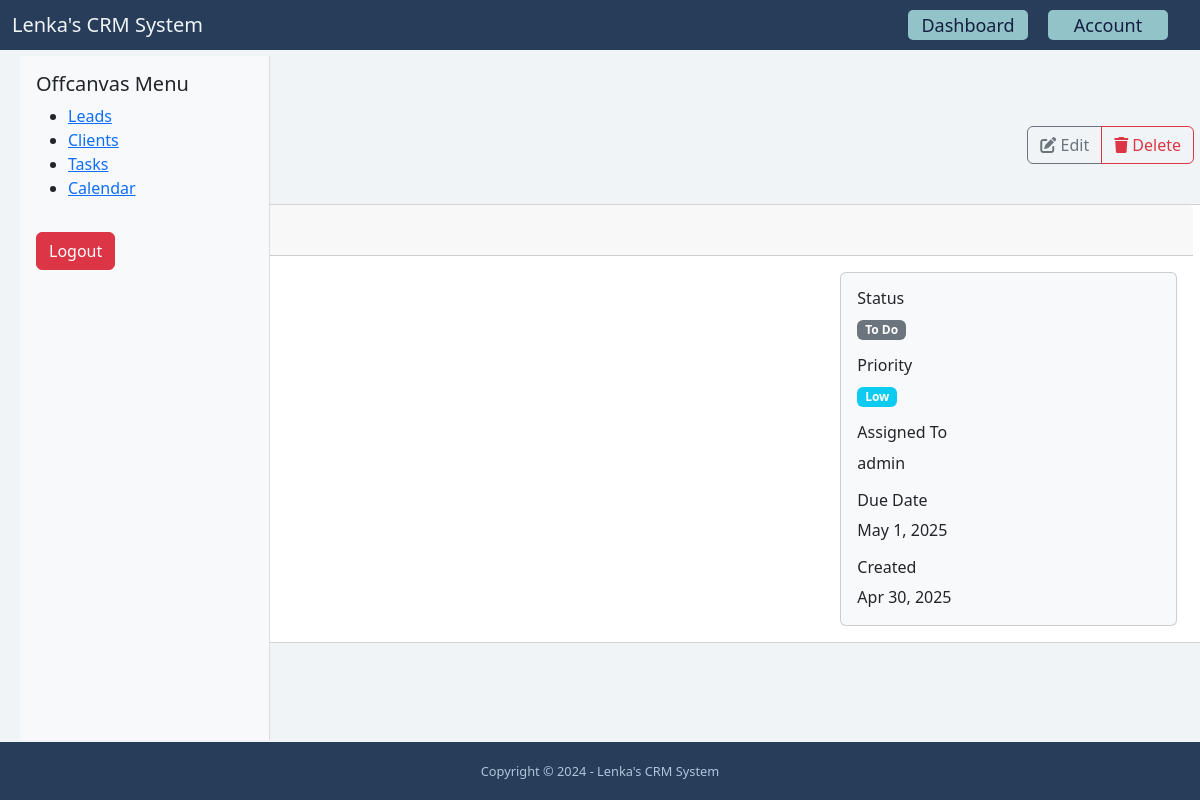
/dashboard/tasks/5/ (signed in), run on the app's committed database.
### task/models.py (models this page shows, shortened)
class Task(models.Model):
    PRIORITY_CHOICES = (
        ('low', 'Low'),
        ('medium', 'Medium'),
        ('high', 'High'),
    )
    STATUS_CHOICES = (
        ('todo', 'To Do'),
        ('in_progress', 'In Progress'),
        ('completed', 'Completed'),
        ('canceled', 'Canceled'),
    )
    title = models.CharField(max_length=255)
    description = models.TextField(blank=True, null=True)
    created_by = models.ForeignKey(User, related_name='tasks', on_delete=models.CASCADE)
    assigned_to = models.ForeignKey(User, related_name='assigned_tasks',
                                    on_delete=models.CASCADE,
                                    blank=True,
                                    null=True)
    lead = models.ForeignKey(Lead, related_name='tasks', on_delete=models.CASCADE, null=True, blank=True)
    client = models.ForeignKey(Client, related_name='tasks', null=True, blank=True, on_delete=models.CASCADE)
    priority = models.CharField(max_length=20, choices=PRIORITY_CHOICES, default='-')
    status = models.CharField(max_length=20, choices=STATUS_CHOICES, default='-')
    due_date = models.DateField(blank=True, null=True)
    created_at = models.DateTimeField(auto_now_add=True)
    updated_at = models.DateTimeField(auto_now=True)
    class Meta:
        ordering = ['-created_at']

### task/views.py (the view)
# urls.py: path('<int:pk>/', task_detail, name='task_detail'),
@login_required
def task_detail(request, pk):
    task = get_object_or_404(Task, pk=pk)
    return render(request, 'task/task_detail.html', {'task': task})

### task/templates/task/task_detail.html (shortened to what this page needs)
{% extends 'base.html' %}
{% load static %}
{% block content %}
{% include 'core/partials/offcanvas_menu.html' %}
<div class="container">
    <div class="row">
        <div class="col-lg-12">
            <div class="row justify-content-center w-100 my-lg-3 mx-lg-5">
                <div class="d-flex justify-content-between align-items-center mb-4">
                    <a href="{% url 'task:task_list' %}" class="btn btn-outline-secondary">
                    </a>
                    <div class="btn-group">
                        <a href="{% url 'task:task_edit' task.pk %}" class="btn btn-outline-secondary">
                            <i class="fas fa-edit"></i> Edit
                        </a>
                        <a href="{% url 'task:task_delete' task.pk %}" class="btn btn-outline-danger">
                            <i class="fas fa-trash"></i> Delete
                        </a>
                    </div>
                </div>
            </div>
            <div class="row justify-content-center w-100 my-lg-3 mx-lg-5">
                <div class="card">
                    <div class="card-header">
                        <h3 class="card-title mb-0">{{ task.title }}</h3>
                    </div>
                    <div class="card-body">
                        <div class="row">
                            <div class="col-md-8">
                                <div class="mb-4">
                                    <h5>Description</h5>
                                    <p class="text-muted">{{ task.description|linebreaks }}</p>
                                </div>
                                <div class="mb-4">
                                    <h5>Related To</h5>
                                    {% if task.lead %}
                                        <p>Lead: <a href="{% url 'lead:detail' task.lead.pk %}">{{ task.lead.first_name }} {{ task.lead.last_name }}</a></p>
                                    {% elif task.client %}
                                        <p>Client: <a href="{% url 'client:detail' task.client.pk %}">{{ task.client.first_name }} {{ task.client.last_name }}</a></p>
                                    {% else %}
                                        <p class="text-muted">No related items</p>
                                    {% endif %}
                                </div>
                            </div>
                            <div class="col-md-4">
                                <div class="card bg-light">
                                    <div class="card-body">
                                        <h6>Status</h6>
                                        {% if task.status == 'todo' %}
                                            <span class="badge bg-secondary">To Do</span>
                                        {% elif task.status == 'in_progress' %}
                                            <span class="badge bg-primary">In Progress</span>
                                        {% elif task.status == 'completed' %}
                                            <span class="badge bg-success">Completed</span>
                                        {% else %}
                                            <span class="badge bg-danger">Canceled</span>
                                        {% endif %}
                                        <h6 class="mt-3">Priority</h6>
                                        {% if task.priority == 'high' %}
                                            <span class="badge bg-danger">High</span>
                                        {% elif task.priority == 'medium' %}
                                            <span class="badge bg-warning">Medium</span>
                                        {% else %}
                                            <span class="badge bg-info">Low</span>
                                        {% endif %}
                                        <h6 class="mt-3">Assigned To</h6>
                                        {% if task.assigned_to %}
                                            <p class="mb-0">{{ task.assigned_to.get_full_name|default:task.assigned_to.username }}</p>
                                        {% else %}
                                            <p class="text-muted mb-0">Unassigned</p>
                                        {% endif %}
                                        <h6 class="mt-3">Due Date</h6>
                                        {% if task.due_date %}
                                            <p class="mb-0">{{ task.due_date }}</p>
                                        {% else %}
                                            <p class="text-muted mb-0">No due date set</p>
                                        {% endif %}
                                        <h6 class="mt-3">Created</h6>
                                        <p class="mb-0">{{ task.created_at|date:"M d, Y" }}</p>
                                    </div>
                                </div>
                            </div>
                        </div>
                    </div>
                </div>
            </div>
        </div>
    </div>
</div>
{% endblock %}

### static/styles.css (style rules this page uses)
html, body { height: 100%; margin: 0; }
body { background-color: #f0f4f6; position: relative; padding-bottom: 58px; min-height: 100vh; }
.container { margin-top: 80px; margin-bottom: 80px; }

### data on the page
Task: assigned_to.get_full_name "admin", due_date "May 1, 2025", created_at "Apr 30, 2025"
